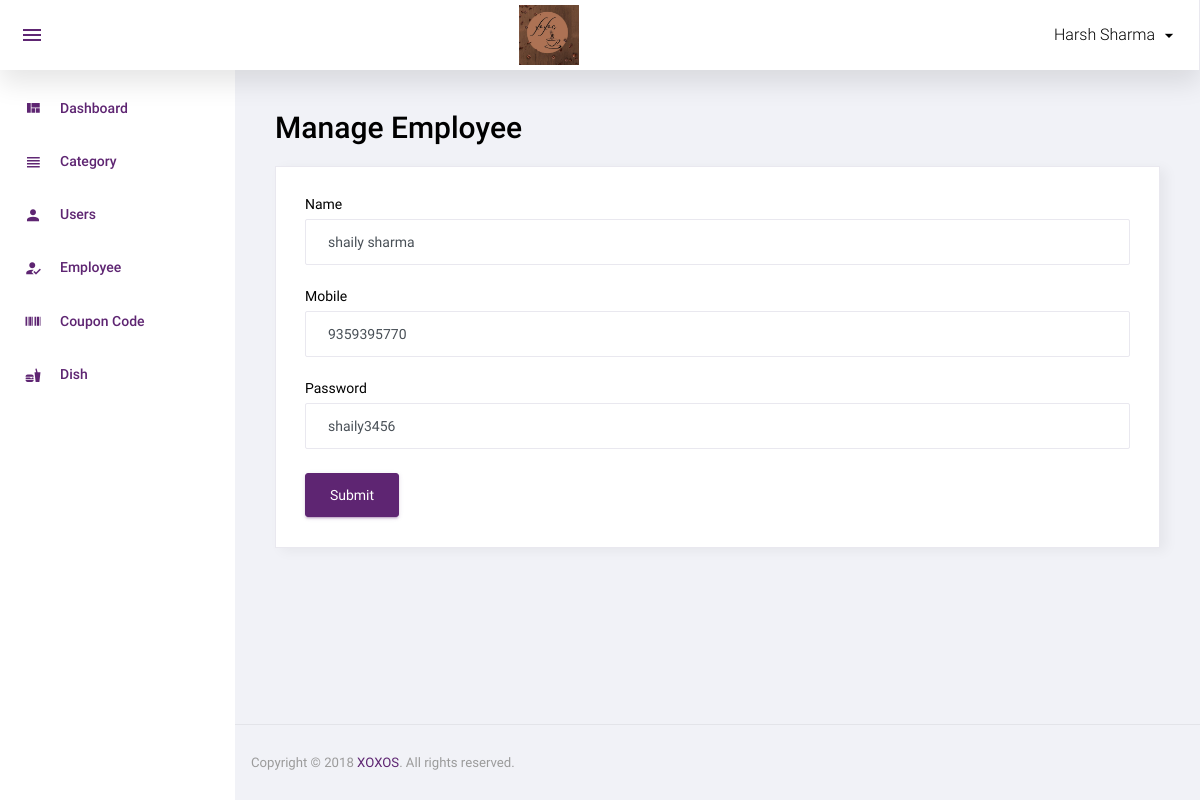
The app's page /admin/manage_employee.php?id=3 (signed in) with its own data.
### tables this page shows
CREATE TABLE `employee` (
  `id` int(11) NOT NULL,
  `name` varchar(50) NOT NULL,
  `mobile` varchar(50) NOT NULL,
  `password` varchar(50) NOT NULL,
  `status` int(11) NOT NULL,
  `added_on` datetime NOT NULL
);

### function.php (called while the page is built, shortened)
<?php
function get_safe_value($str){
	global $con;
	$str=mysqli_real_escape_string($con,$str);
	return $str;
}
	?>

### admin/manage_employee.php (the view, shortened to what this page needs)
<?php
include('header.php');
$name="";
$mobile="";
$password="";
if(isset($_GET['id']) && $_GET['id']>0){
	$id=get_safe_value($_GET['id']);
	$row=mysqli_fetch_assoc(mysqli_query($con,"select * from employee where id='$id'"));
	$name=$row['name'];
	$password=$row['password'];
	$mobile=$row['mobile'];
}
?>
<div class="row">
			<h1 class="grid_title ml10 ml15">Manage Employee</h1>
            <div class="col-12 grid-margin stretch-card">
              <div class="card">
                <div class="card-body">
                  <form class="forms-sample" method="post">
                    <div class="form-group">
                      <label for="exampleInputName1">Name</label>
                      <input type="text" class="form-control" placeholder="name" name="name" required value="<?php echo $name?>">
                    </div>
					<div class="form-group">
                      <label for="exampleInputName1">Mobile</label>
                      <input type="text" class="form-control" placeholder="mobile" name="mobile" required value="<?php echo $mobile?>">
                    </div>
                    <div class="form-group">
                      <label for="exampleInputEmail3" required>Password</label>
                      <input type="textbox" class="form-control" placeholder="Password" name="password"  value="<?php echo $password?>">
                    </div>
                    <button type="submit" class="btn btn-primary mr-2" name="submit">Submit</button>
                  </form>
                </div>
              </div>
            </div>
		 </div>
<?php include('footer.php');?>

### records on screen
employee: name "shaily sharma", mobile "9359395770", password "shaily3456"

### other values on screen
$_SESSION['ADMIN_USER'] "Harsh Sharma"
